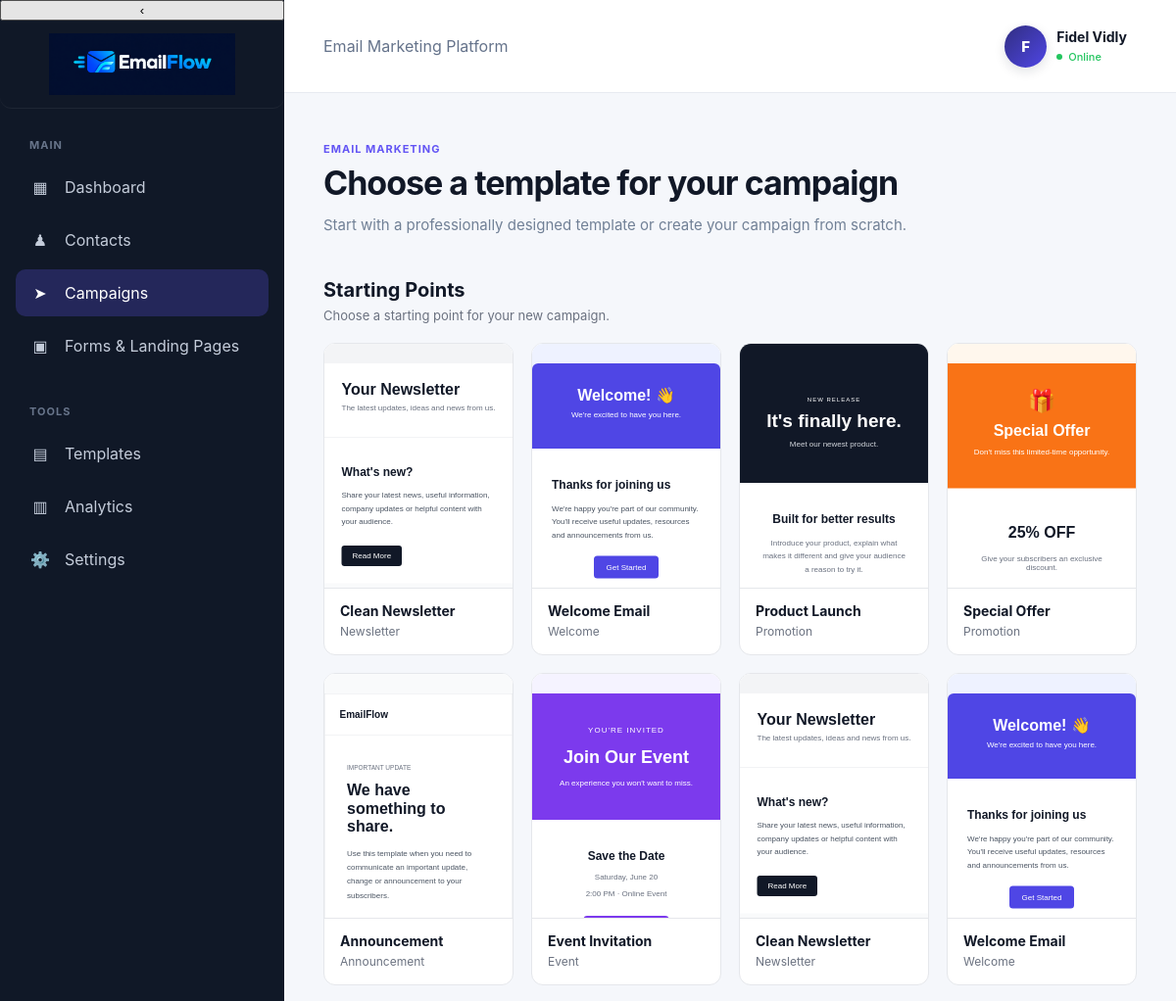
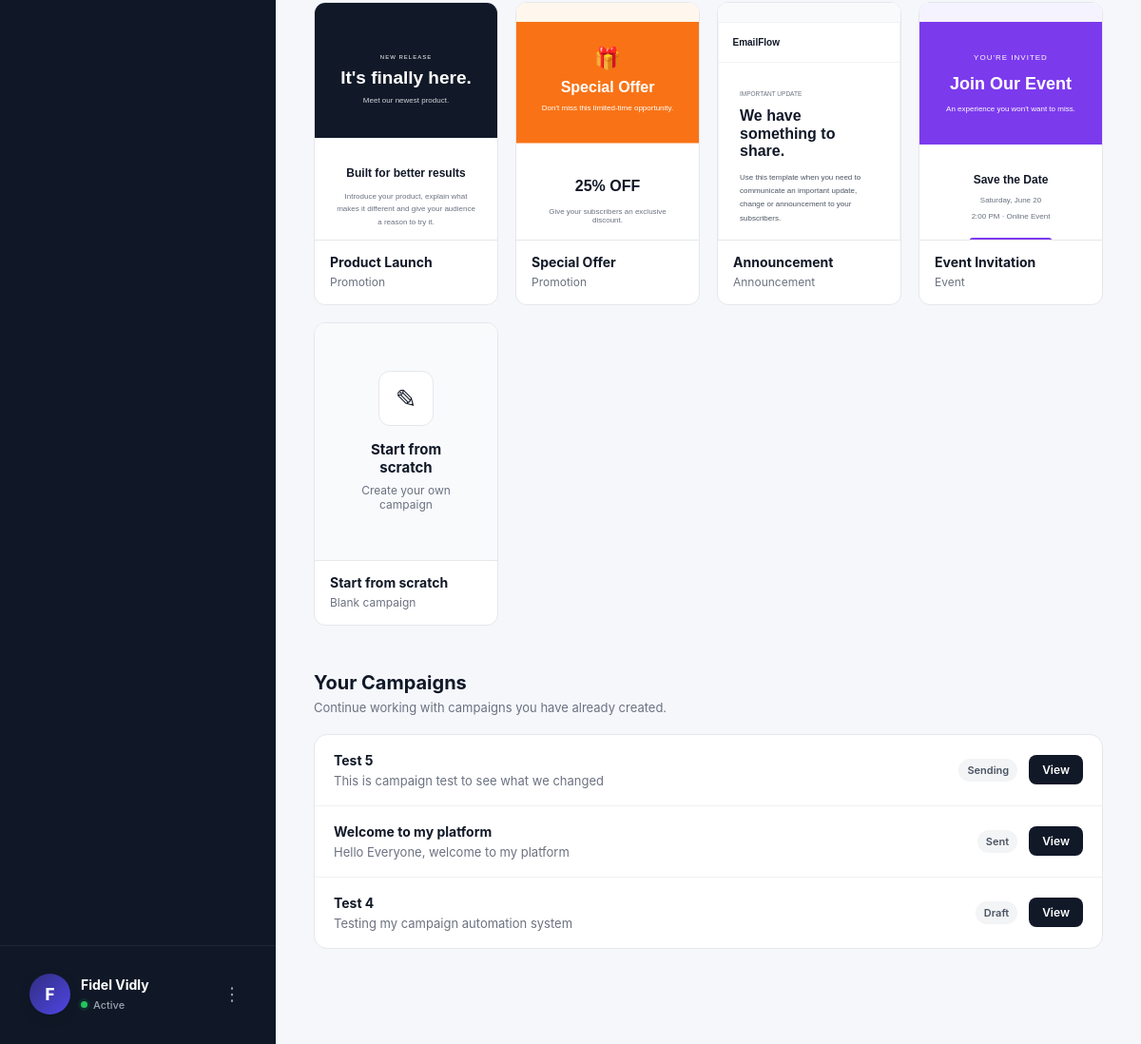
Screenshot of /campaigns (signed in) with the database file from the repository (2 pictures, top to bottom).
### models.py (models this page shows, shortened)
class User(db.Model):
    __tablename__ = "users"
    id = db.Column(
        db.Integer,
        primary_key=True
    )
    name = db.Column(
        db.String(100),
        nullable=False
    )
    email = db.Column(
        db.String(120),
        unique=True,
        nullable=False
    )
    password = db.Column(
        db.String(255),
        nullable=False
    )
    email_verified = db.Column(
        db.Boolean,
        default=False,
        nullable=False
    )
    email_verified_at = db.Column(
        db.DateTime,
        nullable=True
    )

class Template(db.Model):
    __tablename__ = "templates"
    id = db.Column(db.Integer, primary_key=True)
    name = db.Column(db.String(150), nullable=False)
    subject = db.Column(db.String(255), nullable=False)
    content = db.Column(db.Text, nullable=False)
    category = db.Column(
        db.String(100),
        nullable=False,
        default="General"
    )
    html_content = db.Column(db.Text, nullable=True)
    is_system_template = db.Column(
        db.Boolean,
        nullable=False,
        default=False
    )
    created_by = db.Column(
        db.Integer,
        db.ForeignKey("users.id"),
        nullable=True
    )
    created_at = db.Column(
        db.DateTime,
        default=datetime.now(UTC),
        nullable=False
    )

class Campaign(db.Model):
    __tablename__ = "campaigns"
    id = db.Column(
        db.Integer,
        primary_key=True
    )
    subject = db.Column(
        db.String(255),
        nullable=False
    )
    message = db.Column(
        db.Text,
        nullable=False
    )
    status = db.Column(
        db.String(20),
        default="Draft",
        nullable=False
    )
    sent_count = db.Column(
        db.Integer,
        default=0,
        nullable=False
    )
    failed_count = db.Column(
        db.Integer,
        default=0,
        nullable=False
    )
    scheduled_at = db.Column(
        db.DateTime,
        nullable=True
    )
    created_at = db.Column(
        db.DateTime,
        default=datetime.now(UTC),
        nullable=False
    )
    created_by = db.Column(
        db.Integer,
        db.ForeignKey("users.id"),
        nullable=False
    )

### app.py (the view)
@app.route("/campaigns")
def campaigns():
    if "user_id" not in session:
        return redirect(
            url_for("login")
        )
    user_id = session["user_id"]
    template_list = Template.query.filter(
        (Template.is_system_template.is_(True)) |
        (Template.created_by == user_id)
    ).order_by(
        Template.is_system_template.desc(),
        Template.created_at.desc()
    ).all()
    campaign_list = Campaign.query.filter_by(
        created_by=user_id
    ).order_by(
        Campaign.created_at.desc()
    ).all()
    return render_template(
        "campaigns.html",
        templates=template_list,
        campaigns=campaign_list
    )

### app.py (called while the page is built)
@app.context_processor
def inject_current_user():
    user = None
    if "user_id" in session:
        user = db.session.get(
            User,
            session["user_id"]
        )
    return {
        "current_user": user
    }

### templates/campaigns.html (shortened to what this page needs)
{% extends "dashboard_base.html" %}
{% block content %}
<div class="campaign-starting-page">
    <div class="campaign-starting-header">
        <div>
            <div class="page-eyebrow">
                EMAIL MARKETING
            </div>
            <h1 class="page-title">
                Choose a template for your campaign
            </h1>
            <p class="page-subtitle">
                Start with a professionally designed template or create your campaign from scratch.
            </p>
        </div>
    </div>
    {% set user_templates = templates
        |selectattr("is_system_template", "equalto", false)
        |list
    %}
    <section class="campaign-template-section">
        <div class="campaign-section-heading">
            <div>
                <h2>
                    Starting Points
                </h2>
                <p>
                    Choose a starting point for your new campaign.
                </p>
            </div>
        </div>
        <div class="campaign-template-grid">
            {% for template in templates
                if template.is_system_template
            %}
            <a
                href="{{ url_for(
                    'create_campaign',
                    template_id=template.id
                ) }}"
                class="campaign-starting-card"
            >
                <div class="campaign-card-preview">
                    {% if template.html_content %}
                        <iframe
                            srcdoc="{{ template.html_content|e }}"
                            title="{{ template.name }}"
                            sandbox="allow-same-origin"
                            scrolling="no"
                        ></iframe>
                    {% endif %}
                </div>
                <div class="campaign-card-details">
                    <h3>
                        {{ template.name }}
                    </h3>
                    <span>
                        {{ template.category }}
                    </span>
                </div>
            </a>
            {% endfor %}
            <a
                href="{{ url_for('create_campaign') }}"
                class="campaign-starting-card scratch-card"
            >
                <div class="campaign-card-preview scratch-preview">
                    <div class="scratch-icon">
                        ✎
                    </div>
                    <strong>
                        Start from scratch
                    </strong>
                    <span>
                        Create your own campaign
                    </span>
                </div>
                <div class="campaign-card-details">
                    <h3>
                        Start from scratch
                    </h3>
                    <span>
                        Blank campaign
                    </span>
                </div>
            </a>
        </div>
    </section>
    {% if campaigns %}
    <section class="campaign-existing-section">
        <div class="campaign-section-heading">
            <div>
                <h2>
                    Your Campaigns
                </h2>
                <p>
                    Continue working with campaigns you have already created.
                </p>
            </div>
        </div>
        <div class="campaign-existing-list">
            {% for campaign in campaigns %}
            <div class="campaign-existing-item">
                <div class="campaign-existing-info">
                    <h3>
                        {{ campaign.subject }}
                    </h3>
                    <p>
                        {{ campaign.message[:120] }}
                    </p>
                </div>
                <div class="campaign-existing-meta">
                    <span class="campaign-status">
                        {{ campaign.status }}
                    </span>
                    <a
                        href="{{ url_for(
                            'preview_campaign',
                            campaign_id=campaign.id
                        ) }}"
                        class="campaign-view-button"
                    >
                        View
                    </a>
                </div>
            </div>
            {% endfor %}
        </div>
    </section>
    {% endif %}
</div>
{% endblock %}

### templates/dashboard_base.html (shortened to what this page needs)
<!DOCTYPE html>
<html lang="en">
<head>
    <link
        rel="stylesheet"
        href="{{ url_for('static', filename='css/style.css') }}"
    >
</head>
<body>
<div class="app-shell">
    <aside class="sidebar">
        <button
            type="button"
            class="sidebar-collapse-button"
            id="sidebarCollapseButton"
            aria-label="Collapse sidebar"
            title="Collapse sidebar"
        >
            ‹
        </button>
        <a
            href="{{ url_for('dashboard') }}"
            class="sidebar-brand"
        >
            <img
                src="{{ url_for('static', filename='images/emailflow-logo.png') }}"
                alt="EmailFlow"
                class="emailflow-logo"
            >
        </a>
        <div class="nav-section">
            <div class="nav-title">
                MAIN
            </div>
            <a
                href="{{ url_for('dashboard') }}"
                class="nav-item {% if request.endpoint == 'dashboard' %}active{% endif %}"
                data-tooltip="Dashboard"
            >
                <span class="nav-icon">
                    ▦
                </span>
                Dashboard
            </a>
            <a
                href="{{ url_for('contacts') }}"
                class="nav-item {% if request.endpoint == 'contacts' %}active{% endif %}"
                data-tooltip="Contacts"
            >
                <span class="nav-icon">
                    ♟
                </span>
                Contacts
            </a>
            <a
                href="{{ url_for('campaigns') }}"
                class="nav-item {% if request.endpoint == 'campaigns' %}active{% endif %}"
                data-tooltip="Campaigns"
            >
                <span class="nav-icon">
                    ➤
                </span>
                Campaigns
            </a>
            <a
                href="{{ url_for('forms') }}"
                class="nav-item {% if request.endpoint == 'forms' %}active{% endif %}"
                data-tooltip="forms"
            >
                <span class="nav-icon">
                    ▣
                </span>
                Forms & Landing Pages
            </a>
        </div>
        <div class="nav-section">
            <div class="nav-title">
                TOOLS
            </div>
            <a
                href="{{ url_for('templates') }}"
                class="nav-item {% if request.endpoint == 'templates' %}active{% endif %}"
                data-tooltip="templates"
            >
                <span class="nav-icon">
                    ▤
                </span>
                Templates
            </a>
            <a
                href="{{ url_for('analytics') }}"
                class="nav-item {% if request.endpoint == 'analytics' %}active{% endif %}"
                data-tooltip="analytics"
            >
                <span class="nav-icon">
                    ▥
                </span>
                <span>
                    Analytics
                </span>
            </a>
            <a
                href="{{ url_for('settings') }}"
                class="nav-item"
                data-tooltip="settings"
            >
                <span class="nav-icon">
                    ⚙️
                </span>
                <span>
                    Settings
                </span>
            </a>
        </div>
        <div class="sidebar-account-area">
            <button
                type="button"
                class="sidebar-account-button"
                id="sidebarAccountButton"
                aria-expanded="false"
                aria-controls="sidebarAccountMenu"
            >
                <span class="sidebar-account-avatar">
                    {% if session.get("user_name") %}
                        {{ session.get("user_name")[0]|upper }}
                    {% else %}
                        U
                    {% endif %}
                </span>
                <span class="sidebar-account-info">
                    <span class="sidebar-account-name">
                        {{ session.get("user_name", "Account") }}
                    </span>
                    <span class="sidebar-account-status">
                        <span class="sidebar-account-status-dot"></span>
                        <span>
                            Active
                        </span>
                    </span>
                </span>
                <span
                    class="sidebar-account-dots"
                    aria-hidden="true"
                >
                    ⋮
                </span>
            </button>
        </div>
    </aside>
    <main class="main-area">
        <header class="topbar">
            <div class="topbar-title">
                Email Marketing Platform
            </div>
            <div class="topbar-account-wrapper">
                <button
                    type="button"
                    class="topbar-account"
                    id="topbarAccountButton"
                    aria-expanded="false"
                    aria-controls="topbarAccountMenu"
                >
                    <div class="topbar-avatar">
                        {% if session.get("user_name") %}
                            {{ session.get("user_name")[0]|upper }}
                        {% else %}
                            U
                        {% endif %}
                    </div>
                    <div>
                        <strong class="topbar-account-name">
                            {{ session.get("user_name", "Account") }}
                        </strong>
                        <div class="topbar-account-status">
                            <span class="topbar-account-status-dot"></span>
                            Online
                        </div>
                    </div>
                </button>
            </div>
        </header>
        <section class="page-content">
            {% block content %}
            {% endblock %}
        </section>
    </main>
</div>
</body>
</html>

### static/css/style.css (style rules this page uses)
* { box-sizing: border-box; }
body { margin: 0; font-family: Inter, Arial, sans-serif; color: #111827; background: #f5f7fb; }
a { text-decoration: none; }
.app-shell { display: flex; min-height: 100vh; }
.sidebar { width: 290px; background: #101827; color: white; position: fixed; top: 0; bottom: 0; left: 0; display: flex; flex-direction: column; }
.sidebar-brand { padding: 25px; display: flex; align-items: center; gap: 12px; border-bottom: 1px solid rgba(255,255,255,0.06); }
.nav-section { padding: 30px 16px 0; }
.nav-title { color: #68758b; font-size: 11px; font-weight: 700; letter-spacing: 1px; padding: 0 14px 12px; }
.nav-item { display: flex; align-items: center; gap: 14px; color: #c4ccda; padding: 14px; margin-bottom: 6px; border-radius: 10px; transition: 0.2s; }
.nav-item.active { background: rgba(98,84,244,0.25); color: white; }
.nav-icon { width: 22px; text-align: center; }
.account-avatar, .topbar-avatar { width: 40px; height: 40px; border-radius: 50%; background: #242f46; display: flex; align-items: center; justify-content: center; }
.main-area { margin-left: 290px; width: calc(100% - 290px); min-height: 100vh; }
.topbar { height: 95px; background: white; border-bottom: 1px solid #e7eaf1; display: flex; align-items: center; justify-content: space-between; padding: 0 40px; }
.topbar-title { color: #65738b; }
.topbar-account { display: flex; align-items: center; gap: 12px; }
.page-content { padding: 40px; }
.page-eyebrow { color: #6254f4; font-size: 11px; font-weight: 700; letter-spacing: 1.2px; margin-bottom: 8px; }
.dashboard-title, .page-title { margin: 0; color: #111827; font-size: 32px; font-weight: 700; letter-spacing: -0.8px; }
.dashboard-subtitle, .page-subtitle { margin: 8px 0 0; color: #718096; font-size: 15px; line-height: 1.6; }
.page-eyebrow { color: #6254f4; font-size: 12px; font-weight: 700; letter-spacing: 1px; margin-bottom: 8px; }
.page-title { margin: 0; font-size: 36px; font-weight: 700; letter-spacing: -1px; }
.page-subtitle { margin: 8px 0 0; color: #718096; line-height: 1.6; }
.page-eyebrow { color: #6254f4; font-size: 11px; font-weight: 700; letter-spacing: 1px; margin-bottom: 8px; }
.page-title { margin: 0; font-size: 34px; line-height: 1.2; color: #111827; }
.page-subtitle { margin: 10px 0 0; color: #718096; font-size: 15px; line-height: 1.6; }

### rows the page displays
User: get "Fidel Vidly"
Template: name "Clean Newsletter", category "Newsletter"
Template: name "Welcome Email", category "Welcome"
Template: name "Product Launch", category "Promotion"
Template: name "Special Offer", category "Promotion"
Template: name "Announcement", category "Announcement"
Template: name "Event Invitation", category "Event"
Template: name "Clean Newsletter", category "Newsletter"
Template: name "Welcome Email", category "Welcome"
Template: name "Product Launch", category "Promotion"
Template: name "Special Offer", category "Promotion"
Template: name "Announcement", category "Announcement"
Template: name "Event Invitation", category "Event"
Campaign: subject "Test 5", message "This is campaign test to see what we changed", status "Sending"
Campaign: subject "Welcome to my platform", message "Hello Everyone, welcome to my platform", status "Sent"
Campaign: subject "Test 4", message "Testing my campaign automation system", status "Draft"

### other values shown
{{ session.get("user_name")[0]|upper }} "F"
